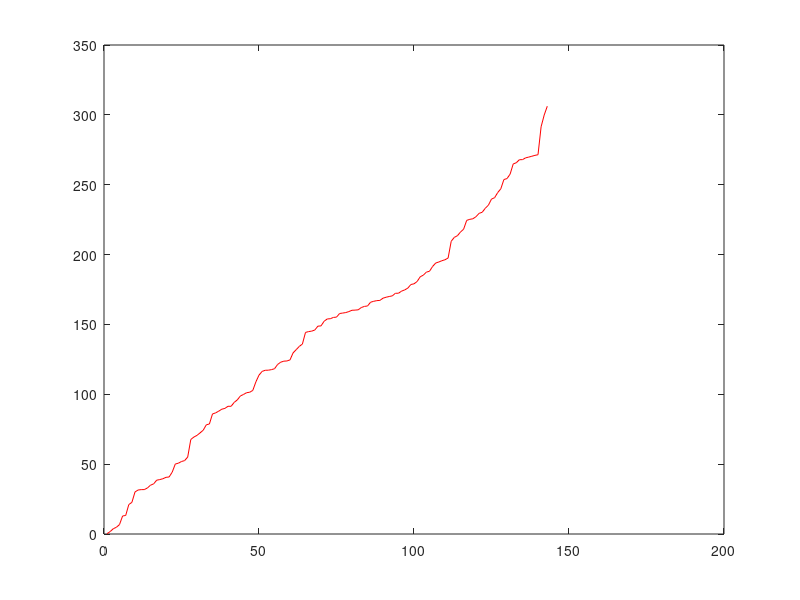

Write the MATLAB code that produced this figure.
% fff.m


x = [9.582343529298589,9.679090564965056,24.424346176058513,24.605740520061126,25.233026960638764,29.476077320623855,36.85160781712836,43.18330200964875,52.405928132446725,54.78838755304403,64.361260559109,65.84658088452633,79.37220779513241,87.24638329878294,89.71503050593722,94.01129243126427,94.1084525346072,94.81237471915352,97.70120210673,115.52355104017919,117.28155328542564,119.60682234818488,129.45817997589245,133.19956305362624,138.5301982641914,141.11468291701857,149.71387398983444,150.2478593881592,153.53073387320748,153.5900320976814,166.33778180212718,169.80183477913337,174.8750589386704,219.72586116407976,228.1437170393014,251.69467904748126,254.18410979687448,255.60241040886368,261.32631962675924,263.6115458993995,272.8150685811711,280.1665715233132,282.7742779737055,284.26553867784827,291.0239493218088,296.89837523751754,299.9495741193163,301.74691245372884,315.53263942639956,332.5608070118047,338.25989708201433,341.199671797254,345.93836934652404,349.4122605466419,360.4962942289875,363.37596362038494,377.70179423529123,377.8540594419138,390.070097043077,392.2843739585139,398.32128690770327,412.573183671482,421.41036522141803,422.1690095542288,434.2693327576521,436.387330530784,441.0752634420357,443.03366516907124,447.15046399122855,451.3083967255928,451.7397390342999,453.2855104385179,460.18551214251795,475.2426369064363,476.019095944194,483.9525866582879,484.5429898640735,516.4683371003626,521.0844614187447,543.0976047631715,563.416396653532,635.0270840286116];
x = [0.25232743800119284,1.765610263073327,3.794997579823293,4.819556199038658,6.748258729881858,12.906245018767281,13.267550045280217,21.078241633615672,22.65087992870455,30.093493079649438,31.498070766607704,31.76169960713135,31.78303026519586,32.951643660417666,34.93247701528992,35.859889435446114,38.53363713318422,38.947545546832444,39.560397218221844,40.561428652496524,40.81818734947737,44.25873530230928,50.101726880742476,50.679360084402724,51.89947264199378,52.526723434367604,55.08407947361358,67.67024952786899,69.40812246900295,70.59407461593771,72.40252048946427,74.27732602322132,78.15715796847273,78.75157498421312,85.94356546849602,86.68605384744149,87.91943831713647,89.32899067654645,89.90428119824436,91.41294884898039,91.41670930953907,94.19649871412632,95.98911724406943,98.81848834465177,99.87191875754905,101.14720581192425,101.45898120294596,102.77953403841606,108.92429387779127,113.71791779257913,116.36122658213743,117.19464506408507,117.24166531202481,117.63985646660987,118.27328927712314,121.33961639449345,122.96831703953411,123.711678270569,123.83702700777984,124.61247538558901,129.65871396493478,131.94886605204601,134.27237813518832,135.95451776073327,144.2851649395543,144.879745032553,145.20388479309452,145.9992884331493,148.76783845299622,148.9574240868965,152.2466832518514,153.9191256602284,154.09206894475335,155.01421777452305,155.22306602443692,157.81681564153305,158.1404628941835,158.49398515851493,159.20925568847434,160.14733440167507,160.24314330747504,160.47058278031668,162.08849017063324,162.90487536904428,163.20417904867432,165.90617854156704,166.55795804654514,167.03715768101304,167.19187736190358,168.78710764613075,169.46801040322106,169.9877519692391,170.45216937351074,172.2949342700061,172.32985422094922,173.85060150247173,174.70120722043035,175.9948773274738,178.57215923523125,179.07361242041776,180.70537850723028,184.1177479416635,185.254072054435,187.45477834546685,188.0512483015688,191.49300524730646,193.94633349390102,194.69824418210297,195.60097858953813,196.300213668997,197.5119729447605,209.5233712706747,212.3124840787854,213.49574352168705,216.1401423533103,218.15283836756527,224.49169176202219,225.21974405251598,225.63327172170384,227.12363233290583,229.49378721378162,230.30189886035507,233.1496637358575,235.35732689752615,239.73523706823627,240.70715576525478,244.37906436678864,247.07151786536386,253.70688264417083,254.3965264953584,257.5615294397841,264.84161503022534,265.7409439580996,267.89794240973686,267.94971872941824,269.23341146946507,269.76265529676573,270.37209728912825,270.9987337143678,271.4660244193082,291.4869530444827,299.89398011772414,306.20348291439115];



hold off;
plot(x,'r-');
